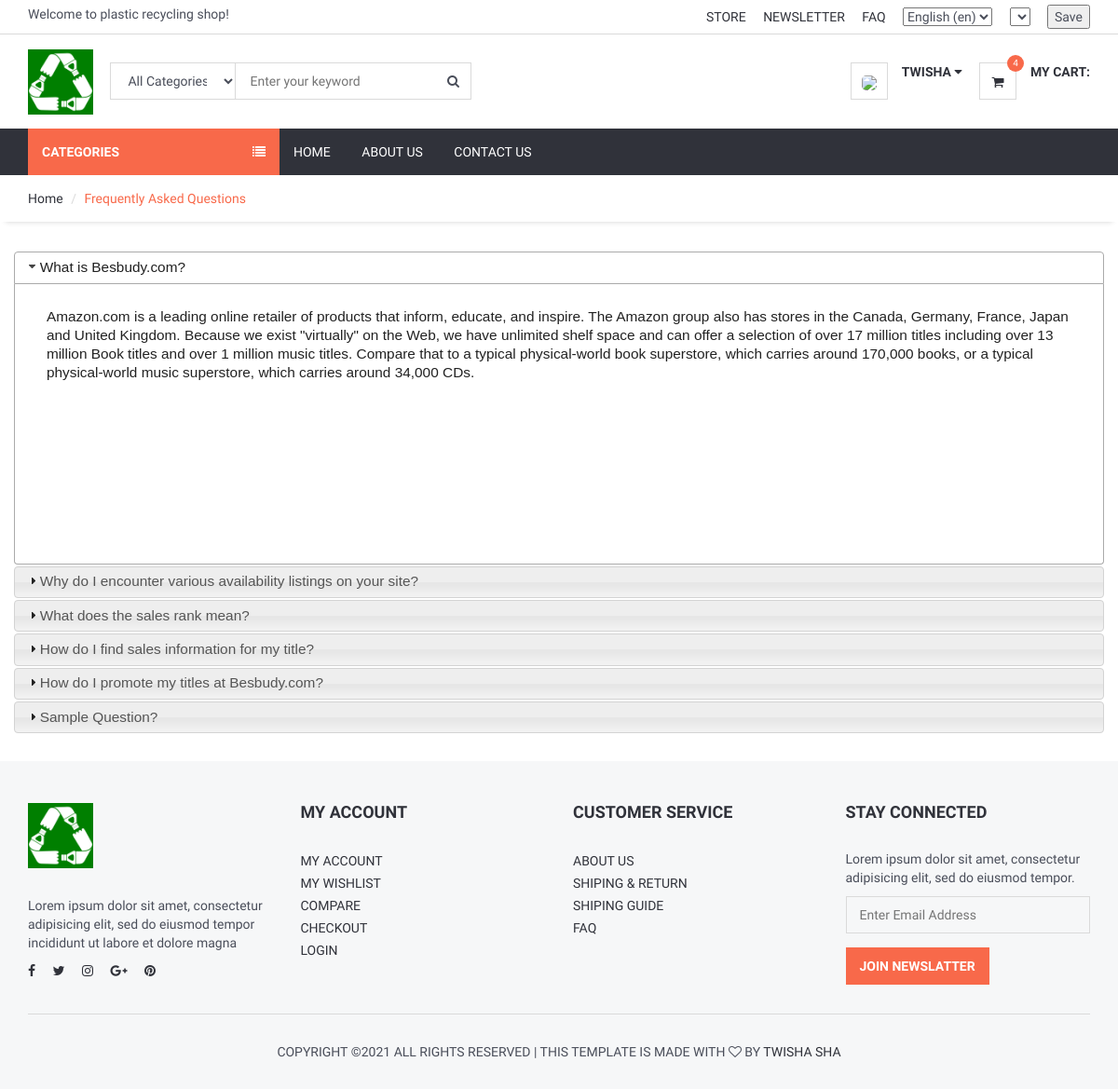
The app's page /faq/ (signed in) with its own data.
### home/models.py (models this page shows, shortened)
class FAQ(models.Model):
    STATUS = (
        ('True', 'True'),
        ('False', 'False'),
    )
    lang =  models.CharField(max_length=6, choices=langlist, blank=True, null=True)
    ordernumber = models.IntegerField()
    question = models.CharField(max_length=200)
    answer = RichTextUploadingField()
    status=models.CharField(max_length=10, choices=STATUS)
    create_at=models.DateTimeField(auto_now_add=True)
    update_at=models.DateTimeField(auto_now=True)

### home/views.py (the view)
# urls.py: path('faq/', views.faq, name='faq'),
def faq(request):
    defaultlang = settings.LANGUAGE_CODE[0:2]
    currentlang = request.LANGUAGE_CODE[0:2]
    if defaultlang==currentlang:
        faq = FAQ.objects.filter(status="True",lang=defaultlang).order_by("ordernumber")
    else:
        faq = FAQ.objects.filter(status="True",lang=currentlang).order_by("ordernumber")
    context = {
        'faq': faq,
    }
    return render(request, 'faq.html', context)

### home/templatetags/myapptags.py (called while the page is built)
@register.simple_tag
def shopcartcount(userid):
    count = ShopCart.objects.filter(user_id=userid).count()
    return count

### home/templates/faq.html (shortened to what this page needs)
{% extends 'homebase.html' %}
{% block sidebar %} {% include 'sidebar.html' %} {% endblock %}
{% block body %}
    <div id="breadcrumb">
        <div class="container">
            <ul class="breadcrumb">
                <li><a href="/">Home</a></li>
                <li class="active">Frequently Asked Questions</li>
            </ul>
        </div>
    </div>
    <div class="section">
        <div class="container">
            <div class="row">
                <div id="accordion">
                    {% for rs in faq %}
                        <h3>{{ rs.question }}</h3>
                        <div>
                            <p>
                                {{ rs.answer | safe }}
                            </p>
                        </div>
                    {% endfor %}
                </div>
            </div>
        </div>
    </div>
{% endblock %}

### home/templates/header.html (shortened to what this page needs)
{% load static %}
{% load i18n %}
{% load currency %}
<header>
    <div id="top-header">
        <div class="container">
            <div class="pull-left">
                <span>{% trans "Welcome to plastic recycling shop!" %}</span>
            </div>
            <div class="pull-right">
                <ul class="header-top-links">
                    <li><a href="#">{% trans "Store" %}</a></li>
                    <li><a href="#">{% trans "Newsletter" %}</a></li>
                    <li><a href="{% url 'faq' %}">{% trans "FAQ" %}</a></li>
                    <li class="dropdown default-dropdown">
                        <form action="{% url 'selectlanguage' %}" method="post">{% csrf_token %}
                            <select name="language" onchange="submit()" >
                                {% get_current_language as LANGUAGE_CODE %}
                                {% get_available_languages as LANGUAGES %}
                                {% get_language_info_list for LANGUAGES as languages %}
                                {% for language in languages %}
                                    <option value="{{ language.code }}"{% if language.code == LANGUAGE_CODE %} selected{% endif %}>
                                        {{ language.name_local }} ({{ language.code }})
                                    </option>
                                {% endfor %}
                            </select>
                        </form>
                    </li>
                    <li class="dropdown default-dropdown">
                        <form id="currency_switcher" method="POST" action="{% url 'selectcurrency' %}">
                            <select name="currency" onchange="submit()" >
                            </select>
                        </form>
                    </li>
                    <li class="dropdown default-dropdown">
                        <form id="currency_switcher" method="POST" action="{% url 'savelangcur' %}">
                            <input type="submit" value="Save" />
                        </form>
                    </li>
                </ul>
            </div>
        </div>
    </div>
    <div id="header">
        <div class="container">
            <div class="pull-left">
                <div class="header-logo">
                    <a class="logo" href="{% url 'home' %}">
                        <img src="{% static '' %}img/logo.png" alt="">
                    </a>
                </div>
                <div class="header-search">
                    <form action="/search/" method="post">
                        <input id="query" name="query" class="input search-input" type="text" placeholder="Enter your keyword">
                        <select name="catid"  class="input search-categories">
                            <option value="0">{% trans "All Categories" %}</option>
                        </select>
                        <button class="search-btn"><i class="fa fa-search"></i></button>
                    </form>
                </div>
            </div>
            <div class="pull-right" >
                <ul class="header-btns">
                    <li class="header-account dropdown default-dropdown">
                        {% if user.id is not None %}
                            <div class="dropdown-toggle" role="button" data-toggle="dropdown" aria-expanded="true">
                                <div class="header-btns-icon">
                                    <img src="{{ request.session.userimage }}" style="height: 40px; border-radius: 30%">
                                </div>
                                <strong class="text-uppercase">{{ user.first_name }} <i class="fa fa-caret-down"></i></strong>
                            </div>
                        {% else %}
                            <a href="{% url 'login' %}" class="text-uppercase">Login</a> / <a href="{% url 'signup' %}" class="text-uppercase">Sign Up</a>
                        {% endif %}
                    </li>
                    <li class="header-cart dropdown default-dropdown">
                        <a href="{% url 'shopcart'%}" >
                            <div class="header-btns-icon">
                                <i class="fa fa-shopping-cart"></i>
                                {% load myapptags %}
                                {% shopcartcount user.id as count %}
                                <span class="qty">{{ count }}</span>
                            </div>
                            <strong class="text-uppercase">{% trans "My Cart:" %}</strong>
                            <br>
                        </a>
                    </li>
                </ul>
            </div>
        </div>
    </div>
</header>

### home/static/css/style.css (style rules this page uses)
body { font-family: 'Hind', sans-serif; color: #4A4E5A; overflow-x: hidden; }
h1, h2, h3, h4, h5, h6 { color: #30323A; margin: 0 0 10px; font-weight: 700; }
a { color: #30323A; -webkit-transition: 0.3s color; transition: 0.3s color; }
strong { color: #30323A; }
ul, ol { margin: 0; padding: 0; list-style: none }
.input { width: 100%; height: 40px; padding: 0px 15px; border: none; background-color: transparent; -webkit-box-shadow: 0px 0px 0px 1px #DADADA inset, 0px 0px 0px 5px transparent; box-shadow: 0px 0px 0px 1px #DADADA inset, 0px 0px 0px 5px transparent; -webkit-transition: 0.3s all; transition: 0.3s all; }
.section { padding-top: 30px; padding-bottom: 30px; }
#breadcrumb { -webkit-box-shadow: 0px 6px 6px -6px rgba(0, 0, 0, 0.175); box-shadow: 0px 6px 6px -6px rgba(0, 0, 0, 0.175); }
.breadcrumb { background-color: transparent; border: none; border-radius: 0px; padding: 15px 0px; margin: 0; }
.breadcrumb>.active { color: #F8694A; }
.breadcrumb>li+li:before { color: #DADADA; }
#header { padding-top: 15px; padding-bottom: 15px; }
#top-header { padding-top: 5px; padding-bottom: 5px; border-bottom: 1px solid #DADADA; }
.header-top-links>li { display: inline-block; }
.header-top-links>li+li { margin-left: 15px; }
.header-top-links>li>a { cursor: pointer; text-transform: uppercase; }
.header-logo { display: inline-block; margin-right: 15px; }
.header-logo .logo>img { width: 100%; max-height: 70px; }
.header-search { display: inline-block; padding: 15px 0px; max-width: 400px; }
.header-search>form { position: relative; }
.header-search>form .search-input { padding-left: 150px; padding-right: 45px; }
.header-search>form .search-categories { position: absolute; left: 0px; top: 0px; width: 135px; }
.header-search>form .search-btn { position: absolute; top: 0px; right: 0px; width: 40px; height: 40px; background-color: transparent; border: none; }
.header-btns>li { display: inline-block; vertical-align: top; padding: 15px 0px; }
.header-btns>li+li { margin-left: 15px; }
.header-btns>li .header-btns-icon { position: relative; float: left; margin-right: 15px; width: 40px; height: 40px; line-height: 40px; text-align: center; color: #30323A; background-color: #FFF; border: 1px solid #DADADA; }
.header-btns .dropdown-toggle { display: block; cursor: pointer; }
.header-cart .header-btns-icon .qty { position: absolute; right: -9px; top: -9px; width: 18px; height: 18px; line-height: 18px; text-align: center; font-size: 10px; background: #F8694A; color: #FFF; border-radius: 50%; }

### records on screen
FAQ: question "What is Besbudy.com?", answer "Amazon.com is a leading online retailer of products that inform, educate, and inspire. The Amazon group also has stores in the Canada, Germany, France, Japan and United Kingdom. Because we exist \"virtually\" on the Web, we have unlimited shelf space and can offer a selection of over 17 million titles including over 13 million Book titles and over 1 million music titles. Compare that to a typical physical-world book superstore, which carries around 170,000 books, or a typical physical-world music superstore, which carries around 34,000 CDs."
FAQ: question "Why do I encounter various availability listings on your site?"
FAQ: question "What does the sales rank mean?"
FAQ: question "How do I find sales information for my title?"
FAQ: question "How do I promote my titles at Besbudy.com?"
FAQ: question "Sample Question?"

### other values on screen
{{ user.first_name }} "TWISHA"
{{ count }} "4"
form field language "English (en)"
